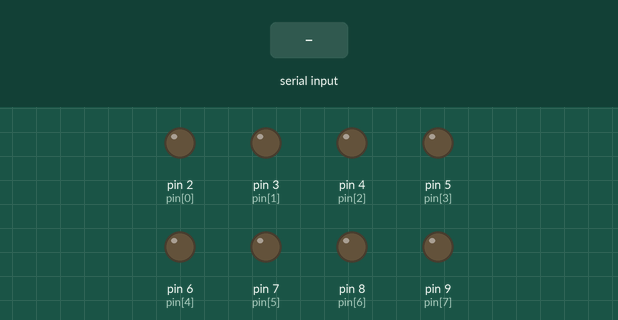
This sketch was run on a simulated Arduino Uno, built with avr-gcc and run on an emulated ATmega328P. On the bench: output pins drawn as LEDs (lit = HIGH). The test bench sets the inputs (shaded band).

Above: at 1.2 s.
1.3 s: "5\n" received over Serial
At 1.8 s:
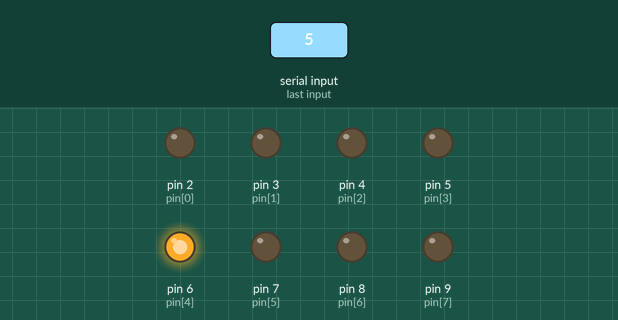
Timing chart, 0 to 4.3 s (numbered marks = the images above; inputs shaded):
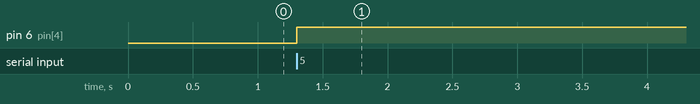

Measured:
- after the input at 1.3 s, pin 6 (pin[4]): LOW → HIGH at once

The sketch:

sketch_may31a.ino
```cpp
int pin[] = {2,3,4,5,6,7,8,9};

void setup()
{
  Serial.begin(9600);
  for(int i = 0; i!=8; i++)  {
   pinMode(pin[i],OUTPUT);
  }
}

void loop()
{
  if(Serial.available()){
   int value1 = Serial.parseInt();
   int value2;
    value2 = ~value1;
   if(digitalRead(pin[value1]-1)==HIGH) {
      digitalWrite(pin[value1]-1,~(value1^value2));
    }
    else {
      digitalWrite(pin[value1]-1,value1);
    }

  }
}
```
